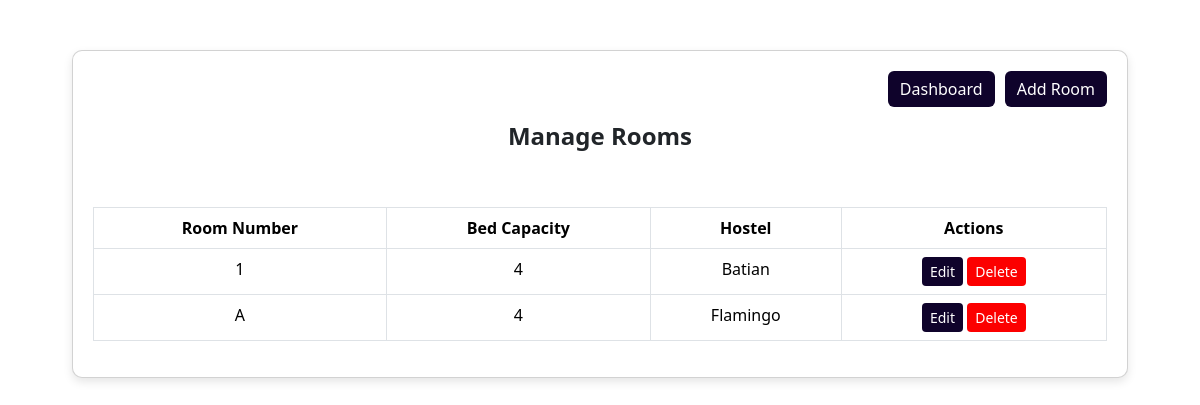
/manage_rooms.php (signed in), run on the app's committed database.
### tables this page shows
CREATE TABLE `rooms` (
  `room_id` int(11) NOT NULL,
  `hostel_id` int(11) DEFAULT NULL,
  `room_number` varchar(50) NOT NULL,
  `bed_capacity` int(11) NOT NULL
);

CREATE TABLE `hostels` (
  `hostel_id` int(11) NOT NULL,
  `hostel_name` varchar(255) NOT NULL,
  `campus_id` int(11) DEFAULT NULL,
  `capacity` int(11) NOT NULL,
  `gender` varchar(10) DEFAULT NULL,
  `user_id` int(11) DEFAULT NULL
);

### manage_rooms.php (the view, shortened to what this page needs)
<?php
include 'db.php';
$sql = "SELECT rooms.room_id, rooms.room_number, rooms.bed_capacity, hostels.hostel_name
        FROM rooms
        JOIN hostels ON rooms.hostel_id = hostels.hostel_id";
$result = mysqli_query($conn, $sql);
?>
<!DOCTYPE html>
<html lang="en">
<head>
    <link href="https://cdn.jsdelivr.net/npm/bootstrap@5.3.3/dist/css/bootstrap.min.css" rel="stylesheet">
</head>
<body>
<div class="container">
    <div class="card">
        <div class="top-buttons">
            <a href="admin.php" class="btn btn-primary">Dashboard</a>
            <a href="add_room.php" class="btn btn-primary">Add Room</a>
        </div>
        <h4 class="fw-bold text-center">Manage Rooms</h4>
        <table class="table table-bordered mt-5">
            <thead>
                <tr>
                    <th>Room Number</th>
                    <th>Bed Capacity</th>
                    <th>Hostel</th>
                    <th>Actions</th>
                </tr>
            </thead>
            <tbody>
                <?php while ($row = mysqli_fetch_assoc($result)) { ?>
                    <tr>
                        <td><?php echo $row['room_number']; ?></td>
                        <td><?php echo $row['bed_capacity']; ?></td>
                        <td><?php echo $row['hostel_name']; ?></td>
                        <td>
                            <a href="edit_room.php?id=<?php echo $row['room_id']; ?>" class="btn btn-primary btn-sm">Edit</a>
                            <a href="delete_room.php?id=<?php echo $row['room_id']; ?>" class="btn btn-danger btn-sm" onclick="return confirm('Are you sure you want to delete this room?');">Delete</a>
                        </td>
                    </tr>
                <?php } ?>
            </tbody>
        </table>
    </div>
</div>
</body>
</html>

### manage_rooms.php (style rules this page uses)
body { background-color: white; }
.container { margin-top: 50px; max-width: 90%; }
.card { background-color: white; border-radius: 10px; padding: 20px; box-shadow: 0px 4px 10px rgba(0, 0, 0, 0.1); position: relative; }
.btn-primary { background-color: #0f032b !important; color: white !important; border: none !important; }
.btn-danger { background-color: rgb(252, 0, 0); color: white; border: none; }
.table thead { background-color: #0f032b; color: white; }
.top-buttons { display: flex; justify-content: flex-end; gap: 10px; margin-bottom: 15px; }
td { text-align: center; }
th { text-align: center; }

### data on the page
rooms: room_number "1", bed_capacity "4", hostel.hostel_name "Batian"
rooms: room_number "A", bed_capacity "4", hostel.hostel_name "Flamingo"
